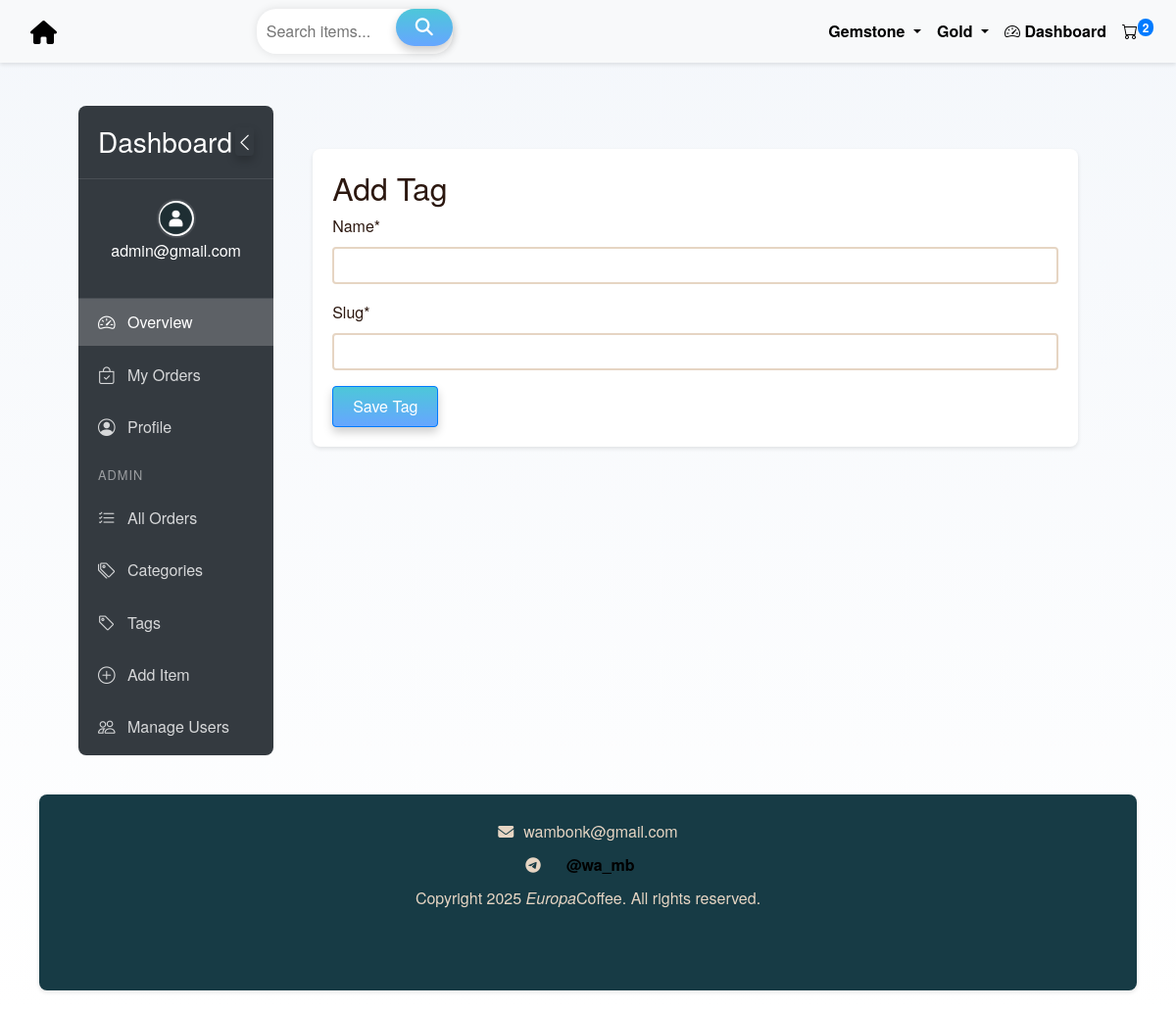
Page /dashboard/admin/add-tag/ (signed in) on the committed database.
### orders/models.py (models this page shows, shortened)
class Category(models.Model):
    name = models.CharField(max_length=100, unique=True)
    slug = models.SlugField(max_length=120, unique=True, editable=False)  # not editable
    parent = models.ForeignKey(
        'self',
        on_delete=models.CASCADE,
        related_name='subcategories',
        blank=True,
        null=True,
        help_text="Parent category, leave blank if this is a top-level category."
    )
    class Meta:
        verbose_name_plural = 'Categories'
        ordering = ['name']

### accounts/models.py (models this page shows, shortened)
class CustomUser(AbstractBaseUser, PermissionsMixin):
    email = models.EmailField(unique=True)
    full_name = models.CharField(max_length=255, blank=True)
    profile_pic = models.ImageField(
        upload_to=user_profile_pic_path,
        default='default_avatars/default.png',
        blank=True,
        null=True
    )
    is_active = models.BooleanField(default=True)
    is_staff = models.BooleanField(default=False)
    date_joined = models.DateTimeField(default=timezone.now)
    country = models.CharField(max_length=255, blank=True, null=True)
    state = models.CharField(max_length=255, blank=True, null=True)
    objects = CustomUserManager()
    USERNAME_FIELD = 'email'
    REQUIRED_FIELDS = ['full_name']
    def get_profile_pic_url(self):
        if self.profile_pic and default_storage.exists(self.profile_pic.name):
            return self.profile_pic.url
        return '/static/default_avatars/default.png'  # Fallback URL

### orders/views.py (the view)
# urls.py: path('dashboard/admin/add-tag/', views.add_tag, name='add_tag'),
@login_required
def add_tag(request):
    if not admin_check(request.user):
        return render(request, '403.html', status=403)
    if request.method == 'POST':
        form = TagForm(request.POST)
        if form.is_valid():
            form.save()
            messages.success(request, 'Tag added successfully.')
            return redirect('add_tag')  # or use a list view like 'view_all_tags'
    else:
        form = TagForm()
    return render(request, 'dashboard/admin/add_tag.html', {'form': form})

### orders/forms.py
class TagForm(forms.ModelForm):
    class Meta:
        model = Tag
        fields = ['name', 'slug']

### accounts/context_processors.py (called while the page is built)
def user_profile(request):
    if request.user.is_authenticated:
        return {
            'user_profile_pic': request.user.get_profile_pic_url()
        }
    return {}

### orders/context_processors.py (called while the page is built)
def cart_item_count(request):
    count = 0
    try:
        if request.user.is_authenticated:
            cart = Cart.objects.filter(user=request.user).first()
        else:
            session_id = request.session.session_key
            if not session_id:
                request.session.create()
                session_id = request.session.session_key
            cart = Cart.objects.filter(session_id=session_id).first()
        if cart:
            count = sum(item.quantity for item in cart.items.all())
    except Exception:
        count = 0  # Safe fallback
    return {'cart_item_count': count}

def categories_processor(request):
    return {
        'nav_categories': Category.objects.filter(parent__isnull=True).prefetch_related('subcategories')
    }

### orders/views.py (called while the page is built)
def admin_check(user):
    return user.is_staff

### templates/dashboard/admin/add_tag.html (shortened to what this page needs)
{% extends "dashboard/base.html" %}
{% load crispy_forms_tags %}
{% block dashboard_content %}
<div class="container mt-4">
    <h2>Add Tag</h2>
    <form method="post">
        {{ form|crispy}}
        <button type="submit" class="btn btn-primary">Save Tag</button>
    </form>
</div>
{% endblock %}

### templates/dashboard/base.html (shortened to what this page needs)
{% extends "orders/base.html" %}
{% load static %}
{% block content %}
<div class="dashboard-container">
    <div class="dashboard-sidebar" id="dashboardSidebar">
        <div class="dashboard-sidebar-header">
            <h3>Dashboard</h3>
            <button class="btn btn-sm btn-outline-secondary dashboard-toggle-sidebar" id="dashboardToggleSidebar">
                <i class="bi bi-chevron-left"></i>
            </button>
        </div>
        <div class="dashboard-sidebar-menu">
            <div class="dashboard-user-info">
                <img src="{{ user.get_profile_pic_url }}"
                     alt="User Avatar"
                     class="dashboard-user-avatar rounded-circle"
                     onerror="this.onerror=null; this.src='{% static 'images/default-avatar.png' %}'">
                <p>{{ user.email }}</p>
            </div>
            <ul class="dashboard-nav flex-column">
                <li class="dashboard-nav-item">
                    <a class="dashboard-nav-link active" href="{% url 'dashboard' %}">
                        <i class="bi bi-speedometer2"></i> <span class="dashboard-nav-text">Overview</span>
                    </a>
                </li>
                <li class="dashboard-nav-item">
                    <a class="dashboard-nav-link" href="{% url 'user_orders' %}">
                        <i class="bi bi-bag-check"></i> <span class="dashboard-nav-text">My Orders</span>
                    </a>
                </li>
                <li class="dashboard-nav-item">
                    <a class="dashboard-nav-link" href="{% url 'profile' %}">
                        <i class="bi bi-person-circle"></i> <span class="dashboard-nav-text">Profile</span>
                    </a>
                </li>
                {% if user.is_staff %}
                <li class="dashboard-nav-divider">Admin</li>
                <li class="dashboard-nav-item">
                    <a class="dashboard-nav-link" href="{% url 'all_orders' %}">
                        <i class="bi bi-list-check"></i> <span class="dashboard-nav-text">All Orders</span>
                    </a>
                </li>
                <li class="dashboard-nav-item">
                    <a class="dashboard-nav-link" href="{% url 'category_management' %}">
                        <i class="bi bi-tags"></i> <span class="dashboard-nav-text">Categories</span>
                    </a>
                </li>
                <li class="dashboard-nav-item">
                    <a class="dashboard-nav-link" href="{% url 'tag_management' %}">
                        <i class="bi bi-tag"></i> <span class="dashboard-nav-text">Tags</span>
                    </a>
                </li>
                <li class="dashboard-nav-item">
                    <a class="dashboard-nav-link" href="{% url 'add_item' %}">
                        <i class="bi bi-plus-circle"></i> <span class="dashboard-nav-text">Add Item</span>
                    </a>
                </li>
                <li class="dashboard-nav-item">
                    <a class="dashboard-nav-link" href="{% url 'manage_users' %}">
                        <i class="bi bi-people"></i> <span class="dashboard-nav-text">Manage Users</span>
                    </a>
                </li>
                {% endif %}
            </ul>
        </div>
    </div>
    <div class="dashboard-main-content" id="dashboardMainContent">
        {% block dashboard_content %}
        {% endblock %}
    </div>
</div>
{% endblock %}

### templates/orders/base.html (shortened to what this page needs)
{% load static %}
<!DOCTYPE html>
<html lang="en">
<head>
    <link href="https://stackpath.bootstrapcdn.com/bootstrap/4.5.2/css/bootstrap.min.css" rel="stylesheet">
     <link rel="stylesheet" href="{% static 'css/style.css' %}">
     <link rel="stylesheet" href="{% static 'css/dashboard.css' %}">
    <link href="https://cdn.jsdelivr.net/npm/bootstrap-icons@1.10.5/font/bootstrap-icons.css" rel="stylesheet">
<link href="https://cdn.jsdelivr.net/npm/bootstrap-icons@1.10.5/font/bootstrap-icons.css" rel="stylesheet">
</head>
<body>
    <nav class="navbar navbar-expand-lg navbar-light bg-light fixed-top">
        <div class="container-fluid">
            <a class="navbar-brand" href="{% url 'home' %}">
             <i class="fa fa-home"></i>
            </a>
            <div class="collapse navbar-collapse justify-content-between" id="navbarNav">
                <form class="search d-flex mx-auto" action="{% url 'search' %}" method="get">
                    <input placeholder="Search items..." type="text" name="q" aria-label="Search">
                    <button type="submit"><i class="fa fa-search"></i></button>
                </form>
                <ul class="navbar-nav ml-auto">
                    {% for category in nav_categories %}
                        {% if category.subcategories.all %}
                            <li class="nav-item dropdown">
                              <a class="nav-link dropdown-toggle" href="#" id="navbarDropdown{{ forloop.counter }}" role="button" data-bs-toggle="dropdown" aria-expanded="false">
                                {{ category.name }}
                              </a>
                            </li>
                        {% else %}
                            <li class="nav-item">
                                <a class="nav-link" href="{% url 'category_detail' category.slug %}">{{ category.name }}</a>
                            </li>
                        {% endif %}
                    {% endfor %}
                    <li class="nav-item">
                        <a class="nav-link" href="{% url 'dashboard' %}">
                            <i class="bi bi-speedometer2"></i> Dashboard
                        </a>
                    </li>
                <li class="nav-item">
                    <a class="nav-link position-relative" href="{% url 'cart' %}">
                        <i class="bi bi-cart"></i>
                        {% if cart_item_count > 0 %}
                            <span class="badge badge-primary position-absolute top-0 start-100 translate-middle rounded-pill">
                                {{ cart_item_count }}
                            </span>
                        {% else %}
                            <span class="badge badge-secondary position-absolute top-0 start-100 translate-middle rounded-pill">
                                0
                            </span>
                        {% endif %}
                    </a>
                </li>
                </ul>
            </div>
        </div>
    </nav>
    <br>
    <div class="container-fluid mt-4" style="padding-left: 40px; padding-right: 40px;">
    <div class="container-fluid mt-5 pt-3" style="padding-left: 40px; padding-right: 40px;">
        {% block content %}
        {% endblock %}
    </div>
<footer class="container-fluid" style="padding: 0;">
    <div class="container-footer text-center justify-center" style="padding: 0;">
<br>
        <div style="display: flex; align-items: center; justify-content: center; gap: 10px;">
            <i class="fa fa-envelope" aria-hidden="true"></i> wambonk@gmail.com
        </div>
        <div style="display: flex; align-items: center; justify-content: center; gap: 10px;">
            <i class="fa fa-telegram" aria-hidden="true"></i>
            <a class="nav-link active" href="https://t.me/wa_mb">@wa_mb</a>
        </div>
        <span>Copyright 2025 <i>Europa</i>Coffee. All rights reserved.</span>
        <br>
    </div>
</footer>
</body>
</html>

### static/css/style.css (style rules this page uses)
body { font-family: 'Helvetica Neue', Arial, sans-serif; background-color: #f8f4f1; background: linear-gradient(0deg, rgb(255, 255, 255) 0%, rgb(244, 247, 251) 100%); color: #2c1810; line-height: 1.6; background-size: cover; background-position: center; background-repeat: no-repeat; margin: 0; padding: 0; display: flex; align-items: center; justify-content: center; }
.search { display: inline-block; position: relative; }
.search input[type="text"] { width: 200px; padding: 10px; border: none; border-radius: 20px; box-shadow: 0 0 10px rgba(0, 0, 0, 0.1); }
.search button[type="submit"] { background-color: #ffffff; border: none; color: #ffffff; cursor: pointer; padding: 10px 20px; border-radius: 20px; position: absolute; top: 0; right: 0; transition: .9s ease; }
.navbar { background-color: # #f8f4f1 !important; box-shadow: 0 2px 4px rgba(0,0,0,0.1); }
.navbar-brand { color: black !important; font-size: 24px; font-weight: bold; }
.nav-link { color: black !important; font-weight: 800; transition: color 0.3s ease; }
.container { background-color: #ffffff; border-radius: 8px; box-shadow: 0 2px 4px rgba(0,0,0,0.1); padding: 20px; margin-top: 20px; margin-bottom: 20px; }
.container-footer { width: 100%; height: 200px; background-color: #173B45; border-radius: 8px; box-shadow: 0 2px 4px rgba(0,0,0,0.1); padding: 0 !important; margin-top: 20px; margin-bottom: 20px; }
.form-control { border: 2px solid #e6d5c3; border-radius: 4px; padding: 8px 12px; }
.btn { padding: 8px 20px; border-radius: 4px; font-weight: 500; transition: all 0.3s ease; }
footer { color: #e6d5c3; margin-top: 40px; width: 100%; }
footer a { color: #bf9d7e; text-decoration: none; }
button { font-family: inherit; font-size: 18px; background: linear-gradient(to bottom, #4dc7d9 0%,#66a6ff 100%); color: white; padding: 0.8em 1.2em; display: flex; align-items: center; justify-content: center; border: none; border-radius: 25px; box-shadow: 0px 5px 10px rgba(0, 0, 0, 0.2); transition: all 0.3s; }

### static/css/dashboard.css (style rules this page uses)
.dashboard-container { display: flex; align-items: flex-start; transition: all 0.3s; padding-top: 20px; }
.dashboard-sidebar { width: 250px; background: #343a40; color: white; transition: all 0.3s; position: relative; z-index: 1000; overflow-y: auto; overflow-x: hidden; border-radius: 8px; }
.dashboard-main-content { margin-left: 20px; padding: 20px; width: calc(100% - 20px); transition: all 0.3s; }
.dashboard-sidebar-header { padding: 20px; display: flex; justify-content: space-between; align-items: center; border-bottom: 1px solid rgba(255, 255, 255, 0.1); }
.dashboard-sidebar-header h3 { margin: 0; white-space: nowrap; }
.dashboard-toggle-sidebar { color: white; background: transparent; border: none; padding: 0; font-size: 1.2rem; cursor: pointer; }
.dashboard-user-info { padding: 20px; text-align: center; border-bottom: 1px solid rgba(255, 255, 255, 0.1); }
.dashboard-user-avatar { width: 40px; height: 40px; border-radius: 50%; object-fit: cover; border: 2px solid rgba(255, 255, 255, 0.1); }
.dashboard-nav-item { margin-bottom: 5px; }
.dashboard-nav { list-style: none; margin: 0; padding-left: 0; }
.dashboard-nav-link { color: rgba(255, 255, 255, 0.8); padding: 10px 20px; display: flex; align-items: center; transition: all 0.3s; white-space: nowrap; }
.dashboard-nav-link.active { color: white; background: rgba(255, 255, 255, 0.2); }
.dashboard-nav-link i { margin-right: 10px; font-size: 1.1rem; min-width: 20px; }
.dashboard-nav-divider { color: rgba(255, 255, 255, 0.5); padding: 10px 20px; font-size: 0.8rem; text-transform: uppercase; letter-spacing: 1px; }

### rows in the picture
Category: name "Gemstone"
Category: name "Gold"
CustomUser: get_profile_pic_url (placeholder picture), email "admin@gmail.com"

### other values in the picture
{{ cart_item_count }} "2"
